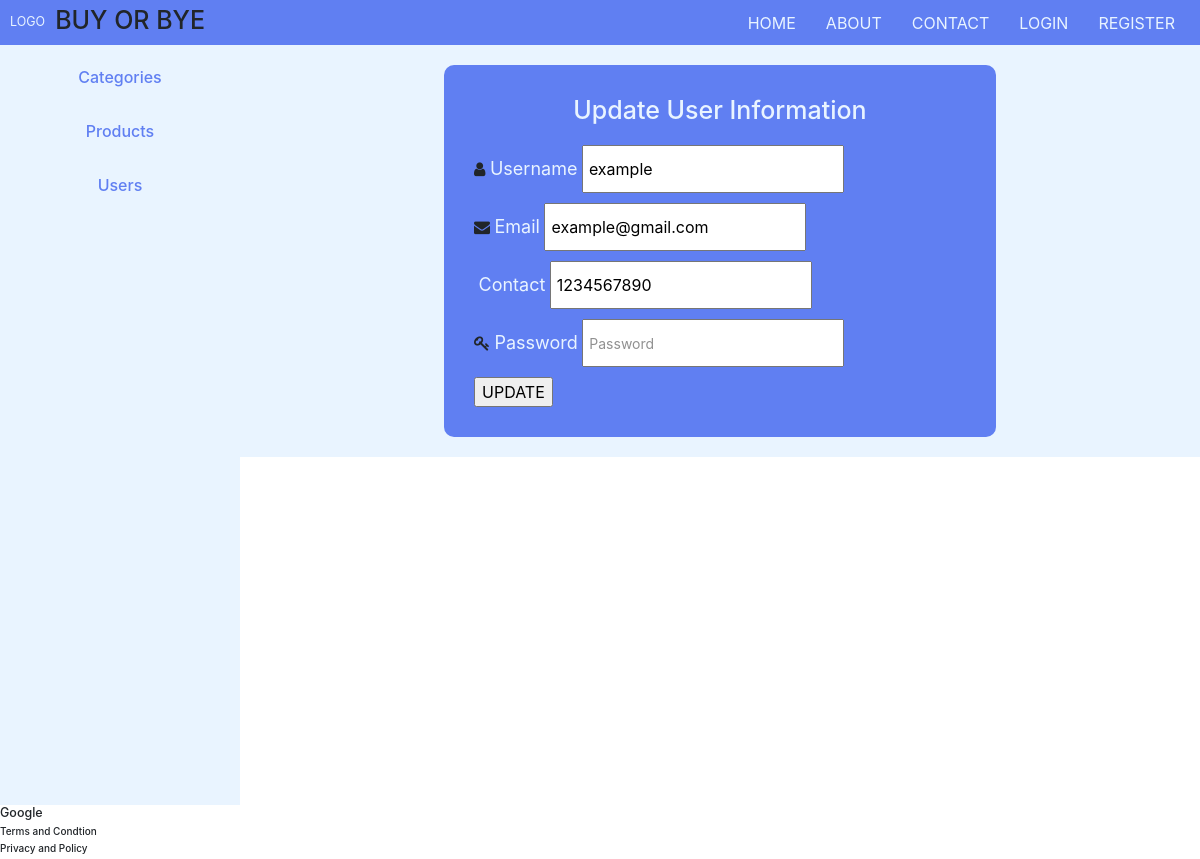
The page /user-edit.php?userid=1 (signed in) on the database its author committed.
### tables this page shows
CREATE TABLE `users` (
  `userid` int(11) NOT NULL,
  `username` varchar(100) NOT NULL,
  `email` varchar(100) NOT NULL,
  `contact` int(15) NOT NULL,
  `userpassword` varchar(100) NOT NULL,
  `image` varchar(100) DEFAULT NULL,
  `destination` varchar(100) NOT NULL
);

### database.php (called while the page is built, shortened)
<?php
class Database{
    private $pdo;
    public function __construct()
    {
        $host='localhost';
        $db_name='lab1';
        $db_username='root';
        $db_password='';
        $options=array(
            PDO::ATTR_ERRMODE => PDO::ERRMODE_EXCEPTION,
            PDO::ATTR_DEFAULT_FETCH_MODE => PDO::FETCH_ASSOC
        );
        $this->pdo = new PDO("mysql:host=$host; dbname=$db_name", $db_username, $db_password, $options);
    }
    public function fetchAll ($sql, $parameters = NULL)
    {
        $statement=$this->pdo->prepare($sql);
        $statement->execute($parameters);
        return $statement->fetchAll();
    }
}

### user-model.php (called while the page is built, shortened)
<?php
    require_once 'database.php';
    class UserModel
    {
        function get_by_id($id)
        {
            $database= new Database();
            $parameters=[
                'userid'=> $id
            ];
            $sql = 'select * from users where userid = :userid';
            $row = $database->fetchAll($sql,$parameters);
            return $row[0];
        }
}

### user-edit.php (the view, shortened to what this page needs)
<?php
    require_once 'user-model.php';
    $user_model= new UserModel();
        if(!isset($_POST['save']))
        {
            $id=$_GET['userid'];
            $user= $user_model->get_by_id($id);
            $username= $user['username'];
            $email=$user['email'];
            $contact=$user['contact'];
            $password=$user['password'];
        }
?>
<?php include('include/header.php')?>
<?php include('include/dashboard.php')?>
<section class="register">
        <div class="container">
        <form method="POST" action="user-edit.php" enctype="multipart/form-data" onsubmit="return validate();">
                <h1>Update User Information</h1>
                <div class="form-group">
                    <i class="fa fa-user icon"></i>
                    <label >Username</label>
                    <input class="input-field" type="text" placeholder="Username" name="username" id="name" autocomplete="off" value="<?php if(isset($username)) echo $username;?>">
                </div>
                <div class="form-group">
                    <i class="fa fa-envelope icon"></i>
                    <label>Email</label>
                    <input class="input-field" type="text" name="email" id="email" autocomplete="off" placeholder="john@gmail.com" value="<?php if(isset($email)) echo $email;?>">
                </div>
                <div class="form-group">
                    <label for="inputAddress">Contact</label>
                    <input class="input-field" type="text" name="contact" id="contact" autocomplete="off" placeholder="1234567890" value="<?php if(isset($contact)) echo $contact;?>">
                </div>
                <div class="form-group">
                    <i class="fa fa-key icon"></i>
                    <label >Password</label>
                    <input class="input-field" type="password" name="password" id="password" autocomplete="off" placeholder="Password" value="<?php if(isset($password)) echo $password;?>">
                </div>
                <input type="submit" value ="UPDATE" name="save">
            </form>
        </div>
    </section>
<?php include('include/footer.php')?>

### assets_front/css/custom.css (style rules this page uses)
html { font-size: 10px; }
body { -webkit-box-sizing: border-box; box-sizing: border-box; font-family: 'Poppins', sans-serif; }
.register { font-size: 1.6rem !important; background: #E9F4FF; }
.register .container { padding: 2rem; }
.register form { width: 60%; margin: auto; background: #607FF2; padding: 3rem; border-radius: 1rem; }
.register form h1 { color: #E9F4FF; text-align: center; margin-bottom: 2rem; }
.register form label { color: #E9F4FF; font-size: 1.8rem; }
.register form input[type="email"], .register form input[type="password"], .register form input[type="text"] { color: black; font-size: 1.6rem !important; padding: 1rem .5rem !important; }
.register form ::placeholder { font-size: 1.4rem; opacity: 0.8; }

### rows shown on the page
users: username "example", email "example@gmail.com", contact "1234567890"
